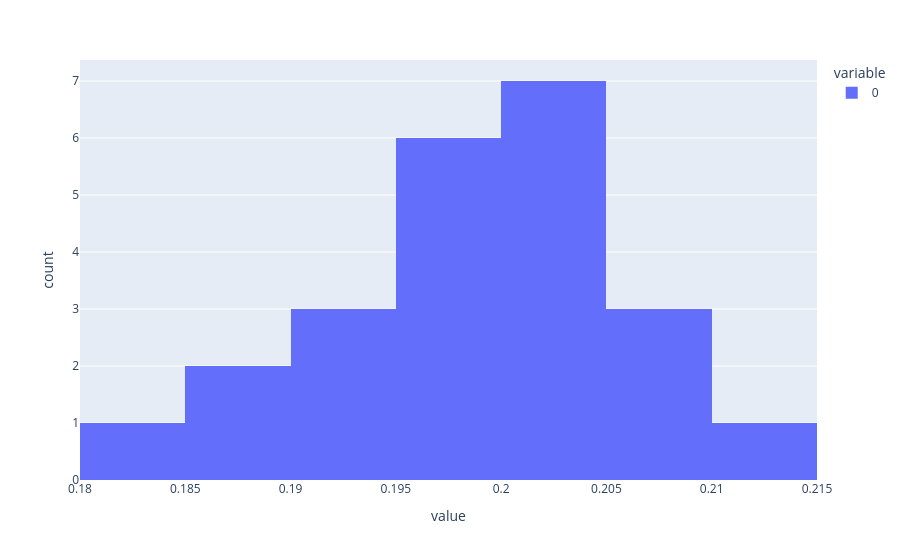

The notebook cell saved with this chart:
### Code cell
# across dataset variance per cluster 
px.histogram(heatmap_df.std(axis=0))

### Figure 1 — Plotly figure (JSON) as saved in the notebook; plotly's stock layout.template omitted (floating-point values rounded to 4 significant figures)
{"data": [{"bingroup": "x", "hovertemplate": "variable=0<br>value=%{x}<br>count=%{y}<extra></extra>", "legendgroup": "0", "marker": {"color": "#636efa", "pattern": {"shape": ""}}, "name": "0", "orientation": "v", "showlegend": true, "type": "histogram", "x": [0.1952, 0.2014, 0.2096, 0.2019, 0.1903, 0.1958, 0.1971, 0.2075, 0.194, 0.1964, 0.2048, 0.1934, 0.2115, 0.202, 0.2016, 0.2001, 0.2076, 0.2009, 0.198, 0.1871, 0.1895, 0.1981, 0.1815], "xaxis": "x", "yaxis": "y"}], "layout": {"barmode": "relative", "legend": {"title": {"text": "variable"}, "tracegroupgap": 0}, "margin": {"t": 60}, "xaxis": {"anchor": "y", "domain": [0, 1], "title": {"text": "value"}}, "yaxis": {"anchor": "x", "domain": [0, 1], "title": {"text": "count"}}}}
